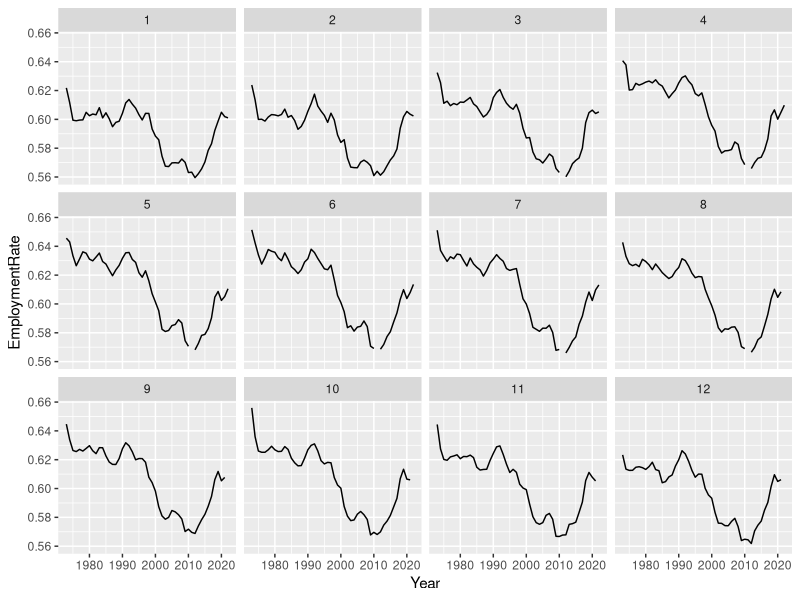

Generate this figure with R:
## ---- chunk 1
library(tidyverse)
library(readxl)

Data <- read_excel("LaborForceYear.xlsx")

Data <- mutate(Data, 
               Labor = Employment + Unemployment,
               EmploymentRate = Employment/(Labor + NonLabor))

ggplot(Data, 
       aes(x = Year,y = EmploymentRate)) +
  geom_line() +
  facet_wrap(~Month)
